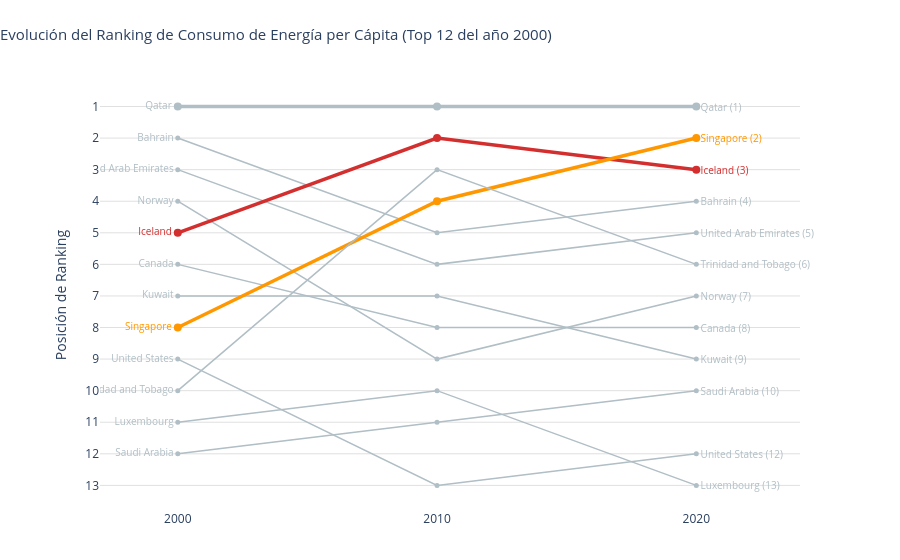

The cell this chart's notebook holds for it:
### Markdown cell above
### Pregunta 5: Ranking de consumo

### Code cell
df_c = final_dataset[~final_dataset['is_region']].copy()
years = [2000, 2010, 2020]
df_ranking = df_c[df_c['year'].isin(years) & df_c['energy_per_capita'].notnull()].copy()
top_countries_per_year = {}
for y in years:
    top_countries_per_year[y] = set(df_ranking[df_ranking['year'] == y].sort_values(by='energy_per_capita', ascending=False).head(12)['country'])
all_top_countries = set().union(*top_countries_per_year.values())
df_filtered_ranking = df_ranking[df_ranking['country'].isin(all_top_countries)].copy()
df_filtered_ranking['rank'] = df_filtered_ranking.groupby('year')['energy_per_capita'].rank(ascending=False, method='min')
df_pivot_rank = df_filtered_ranking.pivot(index='country', columns='year', values='rank')
df_pivot_rank = df_pivot_rank[df_pivot_rank[2000] <= 12].sort_values(by=2000).head(12)
print('Ranking de consumo per cápita (Top 12 del 2000):')
print(df_pivot_rank)

fig = go.Figure()
for country in df_pivot_rank.index:
    ranks = df_pivot_rank.loc[country]
    is_highlight = country in ['Iceland', 'Singapore', 'Qatar']
    color = '#D32F2F' if country == 'Iceland' else ('#FF9800' if country == 'Singapore' else '#B0BEC5')
    width = 3.5 if is_highlight else 1.5
    fig.add_trace(go.Scatter(
        x=years,
        y=ranks,
        mode='lines+markers+text',
        name=country,
        line=dict(color=color, width=width),
        marker=dict(size=8 if is_highlight else 5),
        text=[country if y == 2000 else '' for y in years],
        textposition='middle left',
        textfont=dict(color=color, size=10)
    ))
    fig.add_annotation(
        x=2020,
        y=ranks[2020],
        text=f" {country} ({int(ranks[2020])})",
        showarrow=False,
        xanchor='left',
        font=dict(color=color, size=10)
    )

fig.update_layout(
    plot_bgcolor='white',
    title_text='Evolución del Ranking de Consumo de Energía per Cápita (Top 12 del año 2000)',
    title_x=0.0,
    title_font_size=15,
    xaxis=dict(showgrid=False, tickvals=years, range=[1997, 2024]),
    yaxis=dict(showgrid=True, gridcolor='#E0E0E0', autorange='reversed', tickvals=list(range(1, 20)), title='Posición de Ranking'),
    showlegend=False,
    margin=dict(l=100, r=100, t=80, b=50)
)
fig.show()

### Figure 1 — Plotly figure (JSON) as saved in the notebook; plotly's stock layout.template omitted (floating-point values rounded to 4 significant figures)
{"data": [{"line": {"color": "#B0BEC5", "width": 3.5}, "marker": {"size": 8}, "mode": "lines+markers+text", "name": "Qatar", "text": ["Qatar", "", ""], "textfont": {"color": "#B0BEC5", "size": 10}, "textposition": "middle left", "type": "scatter", "x": [2000, 2010, 2020], "y": [1.0, 1.0, 1.0]}, {"line": {"color": "#B0BEC5", "width": 1.5}, "marker": {"size": 5}, "mode": "lines+markers+text", "name": "Bahrain", "text": ["Bahrain", "", ""], "textfont": {"color": "#B0BEC5", "size": 10}, "textposition": "middle left", "type": "scatter", "x": [2000, 2010, 2020], "y": [2.0, 5.0, 4.0]}, {"line": {"color": "#B0BEC5", "width": 1.5}, "marker": {"size": 5}, "mode": "lines+markers+text", "name": "United Arab Emirates", "text": ["United Arab Emirates", "", ""], "textfont": {"color": "#B0BEC5", "size": 10}, "textposition": "middle left", "type": "scatter", "x": [2000, 2010, 2020], "y": [3.0, 6.0, 5.0]}, {"line": {"color": "#B0BEC5", "width": 1.5}, "marker": {"size": 5}, "mode": "lines+markers+text", "name": "Norway", "text": ["Norway", "", ""], "textfont": {"color": "#B0BEC5", "size": 10}, "textposition": "middle left", "type": "scatter", "x": [2000, 2010, 2020], "y": [4.0, 9.0, 7.0]}, {"line": {"color": "#D32F2F", "width": 3.5}, "marker": {"size": 8}, "mode": "lines+markers+text", "name": "Iceland", "text": ["Iceland", "", ""], "textfont": {"color": "#D32F2F", "size": 10}, "textposition": "middle left", "type": "scatter", "x": [2000, 2010, 2020], "y": [5.0, 2.0, 3.0]}, {"line": {"color": "#B0BEC5", "width": 1.5}, "marker": {"size": 5}, "mode": "lines+markers+text", "name": "Canada", "text": ["Canada", "", ""], "textfont": {"color": "#B0BEC5", "size": 10}, "textposition": "middle left", "type": "scatter", "x": [2000, 2010, 2020], "y": [6.0, 8.0, 8.0]}, {"line": {"color": "#B0BEC5", "width": 1.5}, "marker": {"size": 5}, "mode": "lines+markers+text", "name": "Kuwait", "text": ["Kuwait", "", ""], "textfont": {"color": "#B0BEC5", "size": 10}, "textposition": "middle left", "type": "scatter", "x": [2000, 2010, 2020], "y": [7.0, 7.0, 9.0]}, {"line": {"color": "#FF9800", "width": 3.5}, "marker": {"size": 8}, "mode": "lines+markers+text", "name": "Singapore", "text": ["Singapore", "", ""], "textfont": {"color": "#FF9800", "size": 10}, "textposition": "middle left", "type": "scatter", "x": [2000, 2010, 2020], "y": [8.0, 4.0, 2.0]}, {"line": {"color": "#B0BEC5", "width": 1.5}, "marker": {"size": 5}, "mode": "lines+markers+text", "name": "United States", "text": ["United States", "", ""], "textfont": {"color": "#B0BEC5", "size": 10}, "textposition": "middle left", "type": "scatter", "x": [2000, 2010, 2020], "y": [9.0, 13.0, 12.0]}, {"line": {"color": "#B0BEC5", "width": 1.5}, "marker": {"size": 5}, "mode": "lines+markers+text", "name": "Trinidad and Tobago", "text": ["Trinidad and Tobago", "", ""], "textfont": {"color": "#B0BEC5", "size": 10}, "textposition": "middle left", "type": "scatter", "x": [2000, 2010, 2020], "y": [10.0, 3.0, 6.0]}, {"line": {"color": "#B0BEC5", "width": 1.5}, "marker": {"size": 5}, "mode": "lines+markers+text", "name": "Luxembourg", "text": ["Luxembourg", "", ""], "textfont": {"color": "#B0BEC5", "size": 10}, "textposition": "middle left", "type": "scatter", "x": [2000, 2010, 2020], "y": [11.0, 10.0, 13.0]}, {"line": {"color": "#B0BEC5", "width": 1.5}, "marker": {"size": 5}, "mode": "lines+markers+text", "name": "Saudi Arabia", "text": ["Saudi Arabia", "", ""], "textfont": {"color": "#B0BEC5", "size": 10}, "textposition": "middle left", "type": "scatter", "x": [2000, 2010, 2020], "y": [12.0, 11.0, 10.0]}], "layout": {"annotations": [{"font": {"color": "#B0BEC5", "size": 10}, "showarrow": false, "text": " Qatar (1)", "x": 2020, "xanchor": "left", "y": 1.0}, {"font": {"color": "#B0BEC5", "size": 10}, "showarrow": false, "text": " Bahrain (4)", "x": 2020, "xanchor": "left", "y": 4.0}, {"font": {"color": "#B0BEC5", "size": 10}, "showarrow": false, "text": " United Arab Emirates (5)", "x": 2020, "xanchor": "left", "y": 5.0}, {"font": {"color": "#B0BEC5", "size": 10}, "showarrow": false, "text": " Norway (7)", "x": 2020, "xanchor": "left", "y": 7.0}, {"font": {"color": "#D32F2F", "size": 10}, "showarrow": false, "text": " Iceland (3)", "x": 2020, "xanchor": "left", "y": 3.0}, {"font": {"color": "#B0BEC5", "size": 10}, "showarrow": false, "text": " Canada (8)", "x": 2020, "xanchor": "left", "y": 8.0}, {"font": {"color": "#B0BEC5", "size": 10}, "showarrow": false, "text": " Kuwait (9)", "x": 2020, "xanchor": "left", "y": 9.0}, {"font": {"color": "#FF9800", "size": 10}, "showarrow": false, "text": " Singapore (2)", "x": 2020, "xanchor": "left", "y": 2.0}, {"font": {"color": "#B0BEC5", "size": 10}, "showarrow": false, "text": " United States (12)", "x": 2020, "xanchor": "left", "y": 12.0}, {"font": {"color": "#B0BEC5", "size": 10}, "showarrow": false, "text": " Trinidad and Tobago (6)", "x": 2020, "xanchor": "left", "y": 6.0}, {"font": {"color": "#B0BEC5", "size": 10}, "showarrow": false, "text": " Luxembourg (13)", "x": 2020, "xanchor": "left", "y": 13.0}, {"font": {"color": "#B0BEC5", "size": 10}, "showarrow": false, "text": " Saudi Arabia (10)", "x": 2020, "xanchor": "left", "y": 10.0}], "margin": {"b": 50, "l": 100, "r": 100, "t": 80}, "plot_bgcolor": "white", "showlegend": false, "title": {"font": {"size": 15}, "text": "Evolución del Ranking de Consumo de Energía per Cápita (Top 12 del año 2000)", "x": 0.0}, "xaxis": {"range": [1997, 2024], "showgrid": false, "tickvals": [2000, 2010, 2020]}, "yaxis": {"autorange": "reversed", "gridcolor": "#E0E0E0", "showgrid": true, "tickvals": [1, 2, 3, 4, 5, 6, 7, 8, 9, 10, 11, 12, 13, 14, 15, 16, 17, 18, 19], "title": {"text": "Posición de Ranking"}}}}
